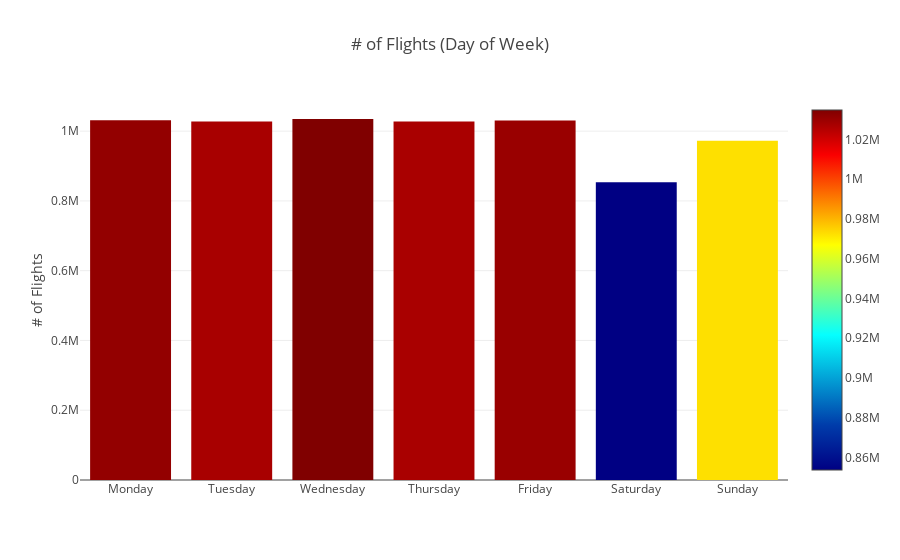

This figure's notebook cell:
### Markdown cell above
**The distribution bar above provide information about the number of flights per month at 2018. The highest one is July. however, if we compare with others, there is no significant different number of flights. All months is about 610k flights.**

### Code cell
dayOfWeek={1:'Monday', 2:'Tuesday', 3:'Wednesday', 4:'Thursday', 5:'Friday', 6:'Saturday', 7:'Sunday'}
dff = df.DayOfWeek.value_counts()
dff = dff.to_frame().sort_index()
dff.index = dff.index.map(dayOfWeek)

trace1 = go.Bar(
    x=dff.index,
    y=dff.DayOfWeek,
    name = 'Weather',
    marker=dict(
        color = dff.DayOfWeek,
        colorscale='Jet',
        showscale=True
    )
)

data = [trace1]
layout = go.Layout(
    title='# of Flights (Day of Week)', 
    yaxis = dict(title = '# of Flights'
                                                    )
)

fig = go.Figure(data=data, layout=layout)
py.iplot(fig)

### Figure 1 — Plotly figure (JSON) as saved in the notebook; plotly's stock layout.template omitted (floating-point values rounded to 4 significant figures)
{"data": [{"marker": {"color": [1031219, 1027308, 1034799, 1027279, 1030190, 853611, 972397], "colorscale": "Jet", "showscale": true}, "name": "Weather", "type": "bar", "uid": "75dce257-a384-4562-bc7d-ba5b403db7d0", "x": ["Monday", "Tuesday", "Wednesday", "Thursday", "Friday", "Saturday", "Sunday"], "y": [1031219, 1027308, 1034799, 1027279, 1030190, 853611, 972397]}], "layout": {"title": {"text": "# of Flights (Day of Week)"}, "yaxis": {"title": {"text": "# of Flights"}}}}
